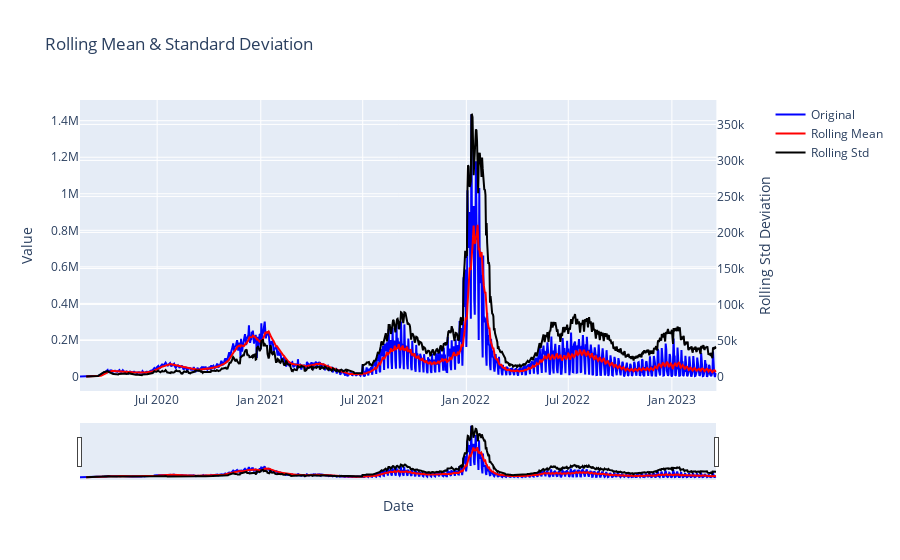

This figure's notebook cell:
### Code cell
test_stationarity(master_df['new_confirmed'])

### Figure 1 — Plotly figure (JSON) as saved in the notebook; plotly's stock layout.template omitted (floating-point values rounded to 4 significant figures; data arrays with more than 128 entries replaced by an {"elided": "..."} marker saying what was removed)
{"data": [{"line": {"color": "blue"}, "mode": "lines", "name": "Original", "type": "scatter", "x": {"elided": "1131 str values"}, "y": {"elided": "1131 int values"}}, {"line": {"color": "red"}, "mode": "lines", "name": "Rolling Mean", "type": "scatter", "x": {"elided": "1131 str values"}, "y": {"elided": "1131 float values"}}, {"line": {"color": "black"}, "mode": "lines", "name": "Rolling Std", "type": "scatter", "x": {"elided": "1131 str values"}, "xaxis": "x", "y": {"elided": "1131 float values"}, "yaxis": "y2"}], "layout": {"title": {"text": "Rolling Mean & Standard Deviation"}, "xaxis": {"anchor": "y", "domain": [0, 0.94], "rangeslider": {"visible": true}, "title": {"text": "Date"}, "type": "date"}, "yaxis": {"anchor": "x", "domain": [0, 1], "title": {"text": "Value"}}, "yaxis2": {"anchor": "x", "overlaying": "y", "side": "right", "title": {"text": "Rolling Std Deviation"}}}}
